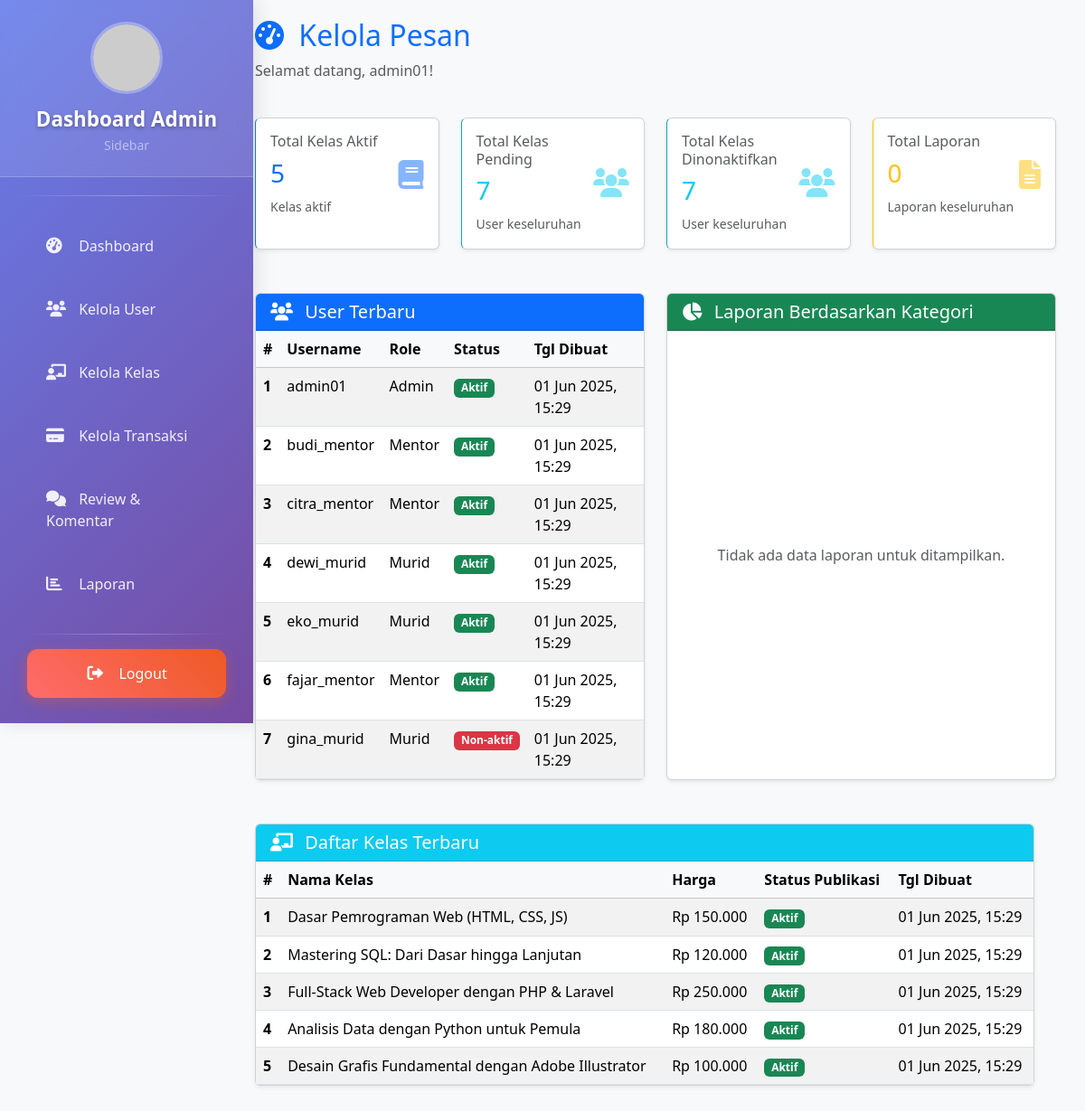
The page /page/admin-kelolaPesan.php (signed in) on the database its author committed.
### tables this page shows
CREATE TABLE `tb_user` (
  `id_user` int(30) NOT NULL,
  `first_name` varchar(255) NOT NULL,
  `last_name` varchar(255) NOT NULL,
  `username` varchar(30) NOT NULL,
  `password` varchar(255) NOT NULL,
  `role` enum('murid','mentor','admin') NOT NULL DEFAULT 'murid',
  `status` enum('aktif','non-aktif') NOT NULL DEFAULT 'aktif',
  `deskripsi` text DEFAULT NULL,
  `fotoProfil` varchar(50) NOT NULL,
  `bahasa` enum('Bahasa Indonesia','Inggris','Jepang') NOT NULL,
  `zona_waktu` enum('Jakarta','London','Tokyo') NOT NULL,
  `balasan_ke_komentar` tinyint(1) NOT NULL,
  `komentar_baru` tinyint(1) NOT NULL,
  `notifikasi_postingan_baru` tinyint(1) NOT NULL,
  `email` varchar(50) NOT NULL,
  `instagram` varchar(30) NOT NULL,
  `twitter` varchar(30) NOT NULL,
  `linkdin` varchar(30) NOT NULL,
  `github` varchar(30) NOT NULL,
  `tgl_dibuat` timestamp NOT NULL DEFAULT current_timestamp()
);

CREATE TABLE `tb_kelas` (
  `id_kelas` int(30) NOT NULL,
  `id_mentor` int(30) NOT NULL,
  `nama_kelas` varchar(255) NOT NULL,
  `kategori` enum('SQL','Design','Java','Web Development','Bisnis','Ekonomi','Psikologi','IT','Python') NOT NULL,
  `harga` decimal(10,2) NOT NULL,
  `profil_kelas` varchar(100) DEFAULT NULL,
  `badge` varchar(100) DEFAULT NULL,
  `description` text DEFAULT NULL,
  `status_publikasi` enum('pending','aktif','non-aktif') NOT NULL DEFAULT 'pending',
  `tgl_dibuat` timestamp NOT NULL DEFAULT current_timestamp()
);

### page/admin-kelolaPesan.php (the view, shortened to what the rows shown need)
<?php
require 'db.php';
$recent_users_query = $conn->prepare("
    SELECT username, role, status, tgl_dibuat
    FROM tb_user
    ORDER BY tgl_dibuat DESC
    LIMIT 10
");
$recent_users_query->execute();
$recent_users_result = $recent_users_query->get_result();
$latest_classes_table_query = $conn->prepare("
    SELECT nama_kelas, harga, status_publikasi, tgl_dibuat
    FROM tb_kelas
    ORDER BY tgl_dibuat DESC
    LIMIT 5
");
$latest_classes_table_query->execute();
$latest_classes_table_result = $latest_classes_table_query->get_result();
?>
<!DOCTYPE html>
<html lang="en">
<head>
    <link href="https://cdn.jsdelivr.net/npm/bootstrap@5.3.3/dist/css/bootstrap.min.css" rel="stylesheet">
    <link rel="stylesheet" href="https://cdnjs.cloudflare.com/ajax/libs/font-awesome/6.0.0/css/all.min.css">
</head>
<body class="bg-light">
    <?php include "adminSidebar.php";  ?>
    <div class="content-wrapper">
        <div class="container-fluid"> <div class="row mb-4">
                <div class="col-12">
                    <h2 class="text-primary">
                        <i class="fas fa-tachometer-alt me-2"></i>
                        Kelola Pesan
                    </h2>
                </div>
            </div>
            <div class="row mb-5 gy-4">
                <div class="col-lg-6"> <div class="card shadow-sm h-100">
                        <div class="card-body p-0"> <div class="table-responsive"> <table class="table table-hover table-striped mb-0"> <thead class="table-light">
                                        <tr>
                                            <th scope="col">#</th>
                                            <th scope="col">Username</th>
                                            <th scope="col">Role</th>
                                            <th scope="col">Status</th>
                                            <th scope="col">Tgl Dibuat</th>
                                        </tr>
                                    </thead>
                                    <tbody>
                                        <?php if ($recent_users_result->num_rows > 0): ?>
                                            <?php $user_counter = 1; ?>
                                            <?php while ($user = $recent_users_result->fetch_assoc()): ?>
                                                <tr>
                                                    <th scope="row"><?= $user_counter++ ?></th>
                                                    <td><?= htmlspecialchars($user['username']) ?></td>
                                                    <td><?= htmlspecialchars(ucfirst($user['role'])) ?></td>
                                                    <td>
                                                        <?php
                                                        $status_class = $user['status'] === 'aktif' ? 'badge bg-success' : 'badge bg-danger';
                                                        echo '<span class="' . $status_class . '">' . htmlspecialchars(ucfirst($user['status'])) . '</span>';
                                                        ?>
                                                    </td>
                                                    <td>
                                                        <?php
                                                        try {
                                                            $date = new DateTime($user['tgl_dibuat']);
                                                            echo htmlspecialchars($date->format('d M Y, H:i'));
                                                        } catch (Exception $e) {
                                                            echo htmlspecialchars($user['tgl_dibuat']);
                                                        }
                                                        ?>
                                                    </td>
                                                </tr>
                                            <?php endwhile; ?>
                                        <?php else: ?>
                                            <tr>
                                                <td colspan="5" class="text-center text-muted p-3">Tidak ada data user terbaru.</td>
                                            </tr>
                                        <?php endif; ?>
                                    </tbody>
                                </table>
                            </div>
                        </div>
                    </div>
                </div>
                <div class="row mb-5 gy-4">
                <div class="col-lg-12">
                    <div class="card shadow-sm h-100">
                        <div class="card-body p-0">
                            <div class="table-responsive">
                                <table class="table table-hover table-striped mb-0">
                                    <thead class="table-light">
                                        <tr>
                                            <th scope="col">#</th>
                                            <th scope="col">Nama Kelas</th>
                                            <th scope="col">Harga</th>
                                            <th scope="col">Status Publikasi</th>
                                            <th scope="col">Tgl Dibuat</th>
                                        </tr>
                                    </thead>
                                    <tbody>
                                        <?php if ($latest_classes_table_result->num_rows > 0): ?>
                                            <?php $class_counter = 1; ?>
                                            <?php while ($kelas_item = $latest_classes_table_result->fetch_assoc()): ?>
                                                <tr>
                                                    <th scope="row"><?= $class_counter++ ?></th>
                                                    <td><?= htmlspecialchars($kelas_item['nama_kelas']) ?></td>
                                                    <td>Rp <?= htmlspecialchars(number_format($kelas_item['harga'], 0, ',', '.')) ?></td>
                                                    <td>
                                                        <?php
                                                        $status_publikasi = $kelas_item['status_publikasi'];
                                                        $status_badge_class = 'badge ';
                                                        if ($status_publikasi === 'aktif') {
                                                            $status_badge_class .= 'bg-success';
                                                        } elseif ($status_publikasi === 'pending') {
                                                            $status_badge_class .= 'bg-warning text-dark';
                                                        } elseif ($status_publikasi === 'non-aktif') {
                                                            $status_badge_class .= 'bg-danger';
                                                        } else {
                                                            $status_badge_class .= 'bg-secondary';
                                                        }
                                                        echo '<span class="' . $status_badge_class . '">' . htmlspecialchars(ucfirst($status_publikasi)) . '</span>';
                                                        ?>
                                                    </td>
                                                    <td>
                                                        <?php
                                                        try {
                                                            $date = new DateTime($kelas_item['tgl_dibuat']);
                                                            echo htmlspecialchars($date->format('d M Y, H:i'));
                                                        } catch (Exception $e) {
                                                            echo htmlspecialchars($kelas_item['tgl_dibuat']);
                                                        }
                                                        ?>
                                                    </td>
                                                </tr>
                                            <?php endwhile; ?>
                                        <?php else: ?>
                                            <tr>
                                                <td colspan="5" class="text-center text-muted p-3">Tidak ada data kelas terbaru untuk ditampilkan.</td>
                                            </tr>
                                        <?php endif; ?>
                                    </tbody>
                                </table>
                            </div>
                        </div>
                    </div>
                </div>
            </div>
            </div>
        </div>
    </div>
</body>
</html>

### rows shown on the page
tb_user: username "admin01", role "Admin", status "Aktif", tgl_dibuat "01 Jun 2025, 15:29"
tb_user: username "budi_mentor", role "Mentor", status "Aktif", tgl_dibuat "01 Jun 2025, 15:29"
tb_user: username "citra_mentor", role "Mentor", status "Aktif", tgl_dibuat "01 Jun 2025, 15:29"
tb_user: username "dewi_murid", role "Murid", status "Aktif", tgl_dibuat "01 Jun 2025, 15:29"
tb_user: username "eko_murid", role "Murid", status "Aktif", tgl_dibuat "01 Jun 2025, 15:29"
tb_user: username "fajar_mentor", role "Mentor", status "Aktif", tgl_dibuat "01 Jun 2025, 15:29"
tb_user: username "gina_murid", role "Murid", status "Non-aktif", tgl_dibuat "01 Jun 2025, 15:29"
tb_kelas: nama_kelas "Dasar Pemrograman Web (HTML, CSS, JS)", harga "150.000", status_publikasi "Aktif", tgl_dibuat "01 Jun 2025, 15:29"
tb_kelas: nama_kelas "Mastering SQL: Dari Dasar hingga Lanjutan", harga "120.000", status_publikasi "Aktif", tgl_dibuat "01 Jun 2025, 15:29"
tb_kelas: nama_kelas "Full-Stack Web Developer dengan PHP & Laravel", harga "250.000", status_publikasi "Aktif", tgl_dibuat "01 Jun 2025, 15:29"
tb_kelas: nama_kelas "Analisis Data dengan Python untuk Pemula", harga "180.000", status_publikasi "Aktif", tgl_dibuat "01 Jun 2025, 15:29"
tb_kelas: nama_kelas "Desain Grafis Fundamental dengan Adobe Illustrator", harga "100.000", status_publikasi "Aktif", tgl_dibuat "01 Jun 2025, 15:29"

### other values the page prints
$namaAdmin "admin01"
$stats['total_kelas'] "5"
$stats['total_users'] "7"
$stats['total_laporan'] "0"
